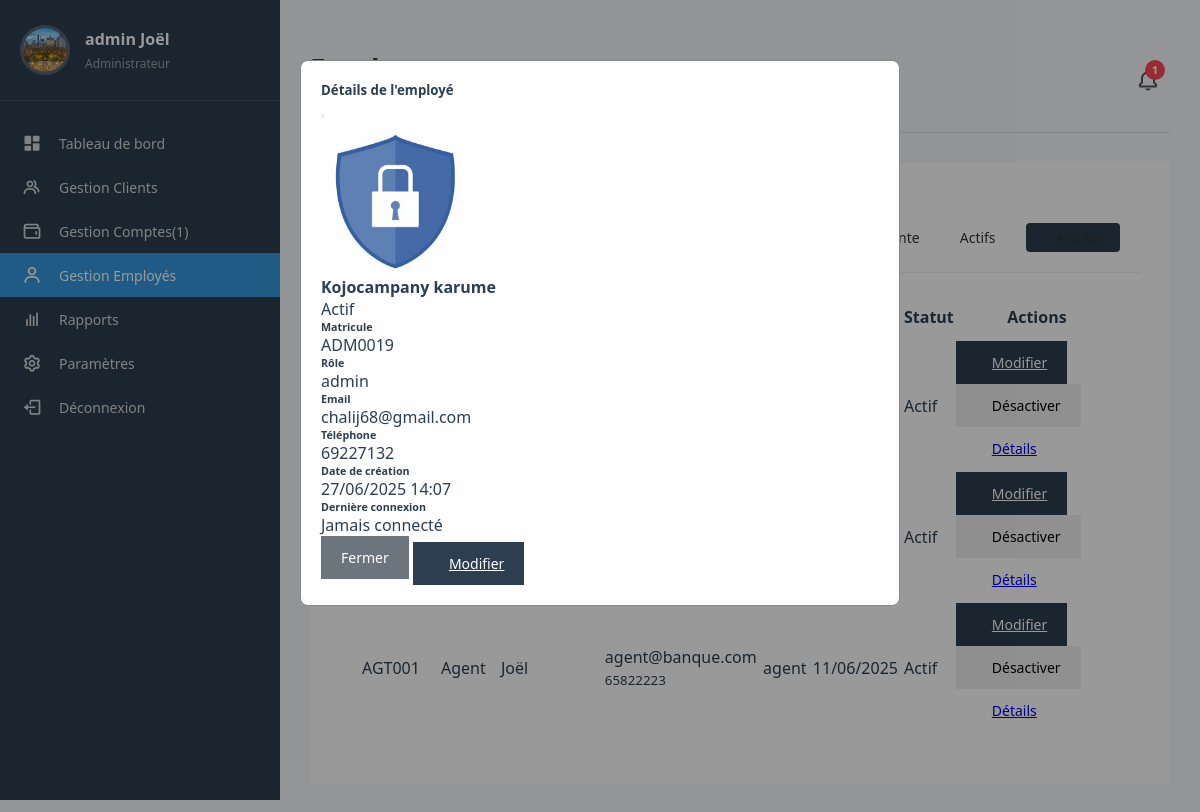
The app's page /admin/dashboard.php?page=employes&action=view&id=3 (signed in) with its own data.
### tables this page shows
CREATE TABLE `employe` (
  `id_employe` int(11) NOT NULL,
  `matricule` varchar(20) NOT NULL,
  `nom` varchar(100) NOT NULL,
  `prenom` varchar(100) NOT NULL,
  `email` varchar(100) NOT NULL,
  `telephone` varchar(20) NOT NULL,
  `password` varchar(255) NOT NULL,
  `photo` varchar(255) DEFAULT NULL,
  `role` enum('admin','agent') NOT NULL DEFAULT 'agent',
  `date_creation` datetime NOT NULL DEFAULT CURRENT_TIMESTAMP,
  `dernier_connexion` datetime DEFAULT NULL,
  `remember_token` varchar(100) DEFAULT NULL,
  `actif` tinyint(1) NOT NULL DEFAULT '1'
);

### admin/employes.php (the view, shortened to what this page needs)
<?php
include '../db/db.php';
$action = $_GET['action'] ?? 'list';
$filter = $_GET['filter'] ?? 'en_attente';
switch ($action) {
    case 'view':
        $id = filter_var($_GET['id'] ?? 0, FILTER_VALIDATE_INT);
        if ($id) {
            $stmt = $pdo->prepare("SELECT * FROM employe WHERE id_employe = ?");
            $stmt->execute([$id]);
            $employe = $stmt->fetch();
            if ($employe) {
                displayEmployeModal($employe);
                displayEmployesList();
            }
        }
        break;
}
function displayEmployesList() {
    global $pdo, $filter;
    $query = "SELECT * FROM employe";
    $query .= " ORDER BY date_creation DESC";
    $employes = $pdo->query($query)->fetchAll();
    ?>
    <div class="card">
        <div class="card-header">
            <h2>Gestion des employés</h2>
            <div class="filter-options d-flex align-items-center">
                <div class="btn-group" role="group">
                    <a href="?page=employes&filter=en_attente" class="btn btn-sm btn-outline-primary <?= $filter === 'en_attente' ? 'active' : '' ?>">
                    </a>
                    <a href="?page=employes&filter=actifs" class="btn btn-sm btn-outline-primary <?= $filter === 'actifs' ? 'active' : '' ?>">Actifs</a>
                </div>
                <a href="?page=employes&action=add" class="btn btn-sm btn-primary ms-3">
                </a>
            </div>
        </div>
        <div class="card-body">
            <div class="table-responsive">
                <table class="table table-striped table-hover">
                    <thead class="table-light">
                        <tr>
                            <th>Matricule</th>
                            <th>Nom</th>
                            <th>Prénom</th>
                            <th>Contact</th>
                            <th>Rôle</th>
                            <th>Date création</th>
                            <th>Statut</th>
                            <th>Actions</th>
                        </tr>
                    </thead>
                    <tbody>
                        <?php foreach ($employes as $employe):
                            $statut = $employe['actif'] ? 'actif' : 'en_attente';
                        ?>
                        <tr>
                            <td><?= htmlspecialchars($employe['matricule']) ?></td>
                            <td><?= htmlspecialchars($employe['nom']) ?></td>
                            <td><?= htmlspecialchars($employe['prenom']) ?></td>
                            <td>
                                <div><?= htmlspecialchars($employe['email']) ?></div>
                                <small class="text-muted"><?= htmlspecialchars($employe['telephone']) ?></small>
                            </td>
                            <td><?= htmlspecialchars($employe['role']) ?></td>
                            <td><?= date('d/m/Y', strtotime($employe['date_creation'])) ?></td>
                            <td>
                                <span class="badge bg-<?= $statut === 'actif' ? 'success' : 'warning' ?>">
                                    <?= ucfirst($statut) ?>
                                </span>
                            </td>
                            <td class="text-nowrap">
                                <?php if (!$employe['actif']): ?>
                                    <button class="btn btn-sm btn-success" onclick="activateEmploye(<?= $employe['id_employe'] ?>)">
                                        <i class="bi bi-check-lg"></i> Activer
                                    </button>
                                <?php else: ?>
                                    <a href="?page=employes&action=edit&id=<?= $employe['id_employe'] ?>" class="btn btn-sm btn-primary">
                                        <i class="bi bi-pencil"></i> Modifier
                                    </a>
                                    <button class="btn btn-sm btn-warning" onclick="deactivateEmploye(<?= $employe['id_employe'] ?>)">
                                        <i class="bi bi-x-lg"></i> Désactiver
                                    </button>
                                <?php endif; ?>
                                <?php if ($employe['actif']): ?>
                                    <a href="?page=employes&action=view&id=<?= $employe['id_employe'] ?>" class="btn btn-sm btn-info">
                                        <i class="bi bi-eye"></i> Détails
                                    </a>
                                <?php else: ?>
                                    <button class="btn btn-sm btn-info" disabled title="Non disponible pour les employés en attente">
                                        <i class="bi bi-eye"></i> Détails
                                    </button>
                                <?php endif; ?>
                            </td>
                        </tr>
                        <?php endforeach; ?>
                    </tbody>
                </table>
            </div>
        </div>
    </div>
    <?php
}
    ?>
    <?php
function displayEmployeModal($employe) {
    ?>
    <div class="modal fade" id="employeModal" tabindex="-1" aria-labelledby="employeModalLabel" aria-hidden="true">
        <div class="modal-dialog modal-lg">
            <div class="modal-content">
                <div class="modal-header bg-primary text-white">
                    <h5 class="modal-title" id="employeModalLabel">Détails de l'employé</h5>
                    <button type="button" class="btn-close btn-close-white" data-bs-dismiss="modal" aria-label="Close"></button>
                </div>
                <div class="modal-body">
                    <div class="row">
                        <div class="col-md-4 text-center">
                            <div class="mb-3">
                                <img src="<?= !empty($employe['photo']) ? '../uploads/employes/' . htmlspecialchars($employe['photo']) : 'assets/img/default-user.png' ?>"
                                     class="img-thumbnail rounded-circle" width="150" alt="Photo employé">
                            </div>
                            <h4><?= htmlspecialchars($employe['prenom'] . ' ' . htmlspecialchars($employe['nom'])) ?></h4>
                            <span class="badge bg-<?= $employe['actif'] ? 'success' : 'warning' ?>">
                                <?= $employe['actif'] ? 'Actif' : 'En attente' ?>
                            </span>
                        </div>
                        <div class="col-md-8">
                            <div class="row mb-3">
                                <div class="col-md-6">
                                    <h6>Matricule</h6>
                                    <p><?= htmlspecialchars($employe['matricule']) ?></p>
                                </div>
                                <div class="col-md-6">
                                    <h6>Rôle</h6>
                                    <p><?= htmlspecialchars($employe['role']) ?></p>
                                </div>
                            </div>
                            <div class="row mb-3">
                                <div class="col-md-6">
                                    <h6>Email</h6>
                                    <p><?= htmlspecialchars($employe['email']) ?></p>
                                </div>
                                <div class="col-md-6">
                                    <h6>Téléphone</h6>
                                    <p><?= htmlspecialchars($employe['telephone']) ?></p>
                                </div>
                            </div>
                            <div class="row mb-3">
                                <div class="col-md-6">
                                    <h6>Date de création</h6>
                                    <p><?= date('d/m/Y H:i', strtotime($employe['date_creation'])) ?></p>
                                </div>
                                <div class="col-md-6">
                                    <h6>Dernière connexion</h6>
                                    <p><?= $employe['dernier_connexion'] ? date('d/m/Y H:i', strtotime($employe['dernier_connexion'])) : 'Jamais connecté' ?></p>
                                </div>
                            </div>
                        </div>
                    </div>
                </div>
                <div class="modal-footer">
                    <button type="button" class="btn btn-secondary" data-bs-dismiss="modal">Fermer</button>
                    <a href="?page=employes&action=edit&id=<?= $employe['id_employe'] ?>" class="btn btn-primary">
                        <i class="bi bi-pencil"></i> Modifier
                    </a>
                </div>
            </div>
        </div>
    </div>
    <?php
}
?>

### css/dashboard.css (style rules this page uses)
:root { --primary-color: #2c3e50; --primary-light: #3d566e; --secondary-color: #3498db; --secondary-light: #5dade2; --success-color: #27ae60; --warning-color: #f39c12; --error-color: #e74c3c; --light-color: #ecf0f1; --dark-color: #2c3e50; --gray-color: #95a5a6; --light-gray: #f5f7fa; --sidebar-width: 280px; }
* { margin: 0; padding: 0; box-sizing: border-box; font-family: 'Segoe UI', Tahoma, Geneva, Verdana, sans-serif; }
body { background-color: var(--light-gray); color: var(--dark-color); }
.card { background-color: white; border-radius: 10px; box-shadow: 0 5px 15px rgba(0, 0, 0, 0.05); overflow: hidden; transition: transform 0.3s, box-shadow 0.3s; }
.card-header { padding: 20px; border-bottom: 1px solid #eee; display: flex; justify-content: space-between; align-items: center; }
.card-header h2 { font-size: 18px; color: var(--primary-color); }
.card-body { padding: 20px; }
.btn { display: inline-flex; align-items: center; justify-content: center; padding: 12px 24px; border-radius: 6px; font-weight: 500; cursor: pointer; transition: all 0.3s; border: none; font-size: 14px; }
.btn-primary { background-color: var(--secondary-color); color: white; }

### css/style.css (style rules this page uses)
.modal { display: none; position: fixed; z-index: 1000; left: 0; top: 0; width: 100%; height: 100%; overflow: auto; background-color: rgba(0,0,0,0.4); }
.modal-content { background-color: #fefefe; margin: 5% auto; padding: 20px; border: 1px solid #888; width: 80%; max-width: 600px; border-radius: 8px; }
.filter-options { display: flex; gap: 15px; margin-top: 10px; }
.filter-options a { padding: 5px 15px; border-radius: 4px; text-decoration: none; color: #333; font-weight: 500; display: flex; align-items: center; }
.btn-group { display: flex; gap: 10px; }
.card { background: white; border-radius: var(--border-radius); box-shadow: var(--box-shadow); padding: 30px; margin-bottom: 30px; }
.btn { display: inline-flex; align-items: center; justify-content: center; gap: 8px; padding: 12px 20px; border-radius: var(--border-radius); font-weight: 500; cursor: pointer; transition: var(--transition); border: none; font-size: 14px; }
.btn-primary { background-color: var(--primary-color); color: white; }
.btn-secondary { background-color: #6c757d; color: white; }
.card { animation: fadeIn 0.5s ease-out; }
.table-responsive { overflow-x: auto; }

### records on screen
employe: photo (picture), prenom+nom "Kojocampany karume", matricule "ADM0019", role "admin", email "chalij68@gmail.com", telephone "69227132", date_creation "27/06/2025 14:07", actif "Actif"
employe: actif "Actif"
employe: matricule "AGT001", nom "Agent", prenom "Joël", email "agent@banque.com", telephone "65822223", role "agent", date_creation "11/06/2025", actif "Actif"

### other values on screen
$pendingAccounts "1"
